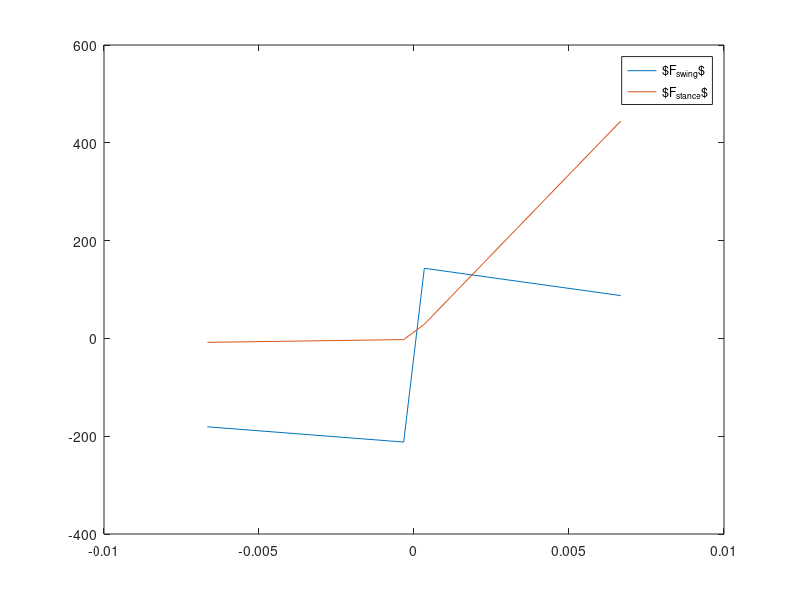

The MATLAB script that drew this image:
%%
dx_comp = -1*[20 35 50 70 100 200]./(60*1000);
dx_ext  =    [20 35 50 70 100 200]./(60*1000);
c_swing_comp_tab  = fliplr([58000 124000 178000 251000 363000 635000]);
c_swing_ext_tab   = fliplr([33700 79000 117000 167000 244000 429000]);
c_swing_comp_poly = polyfit(1./abs(dx_comp),c_swing_comp_tab,1);
c_swing_ext_poly  = polyfit(1./abs(dx_ext),c_swing_ext_tab,1);

c_stance_comp_tab  = fliplr([1340 2110 2600 3720 4910 7080]);
c_stance_ext_tab   = fliplr([6130 70000 74500 77500 81300 83200]);
c_stance_comp_poly = polyfit(1./abs(dx_comp),c_stance_comp_tab,1);
c_stance_ext_poly  = polyfit(1./abs(dx_ext),c_stance_ext_tab,1);

%%
dx_comp = -1*[20 35 50 70 100 200 400]./(60*1000);
dx_ext  =    [20 35 50 70 100 200 400]./(60*1000);

dx = [fliplr(dx_comp) dx_ext];
threshold = 0;%1e-3;
c_swing_comp    = @(dx)(213.5932*(1./abs(dx))-4927.5);      % Ns/m
c_swing_ext     = @(dx)(146.3288*(1./abs(dx))-8808.5);      % Ns/m
c_swing         = [c_swing_comp(dx_comp), c_swing_ext(dx_ext)];

% k_bumper        = 130000;                                 % N/m
c_stance_comp   = @(dx)(2.1443*(1./abs(dx)) + 885.0653);    % Ns/m
c_stance_ext    = @(dx)(7.0819*(1./abs(dx)) + 65579);       % Ns/m
c_stance        = [c_stance_comp(dx_comp), c_stance_ext(dx_ext)];

plot(dx_comp,c_swing_comp(dx_comp).*-dx_comp,dx_ext,c_swing_ext(dx_ext).*-dx_ext,dx_comp,c_stance_comp(dx_comp).*-dx_comp,dx_ext,c_stance_ext(dx_ext).*-dx_ext)
legend('$c_{swing_{comp}}$','$c_{swing_{ext}}$','$c_{stance_{comp}}$','$c_{stance_{ext}}$')

%%
for i = 1:length(dx)

if dx(i) < -threshold
    c_swing(i) = c_swing_comp(dx(i));
    c_stance(i) = c_stance_comp(dx(i));
elseif dx(i) > threshold
    c_swing(i) = c_swing_ext(dx(i));
    c_stance(i) = c_stance_ext(dx(i));
else
    c_swing(i) = 0;
    c_stance(i) = 0;
end

end
plot(dx,c_swing.*dx,dx,c_stance.*dx)
legend('$F_{swing}$','$F_{stance}$')
